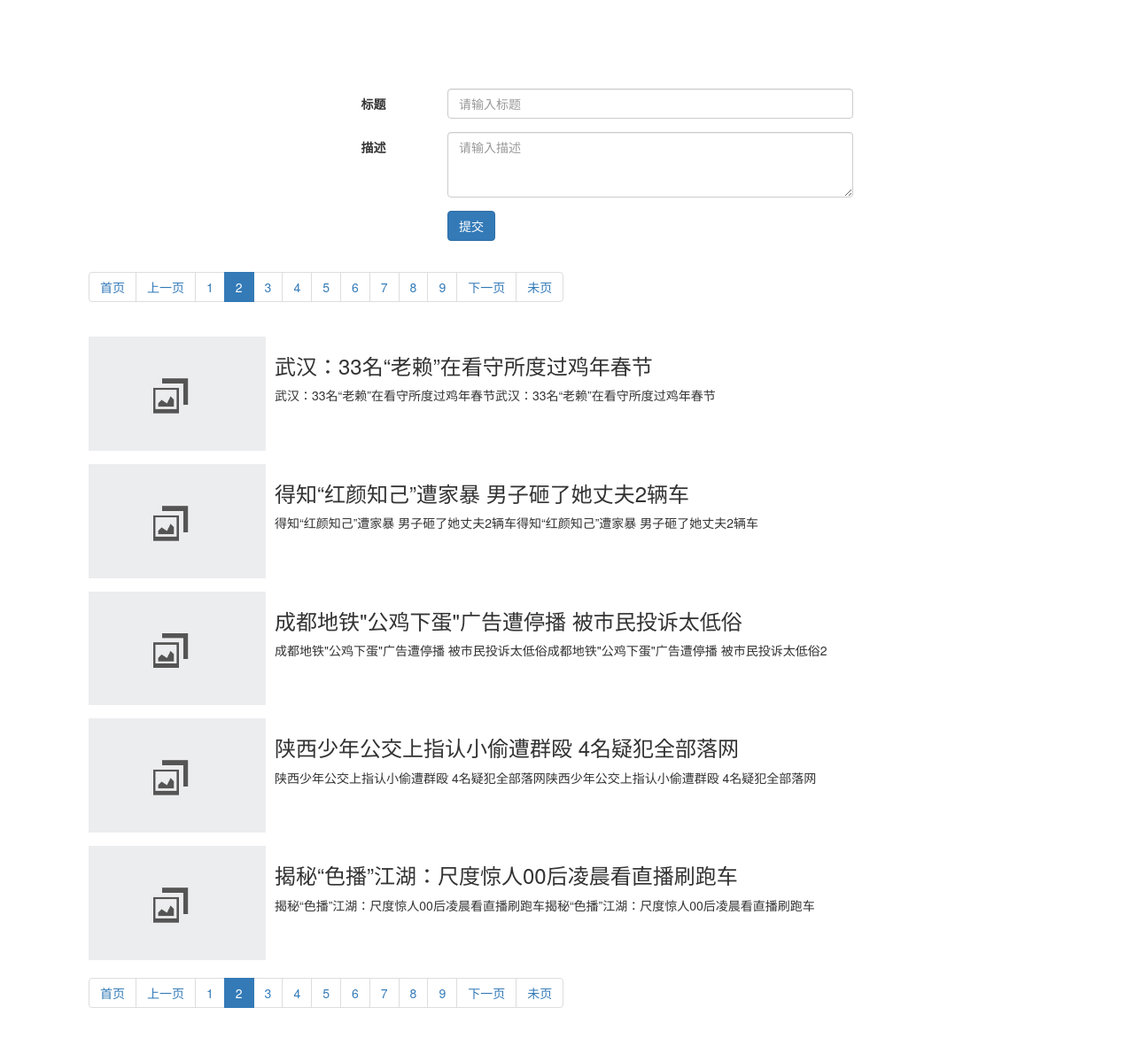
Page /?p=2 on the committed database.
### tables this page shows
CREATE TABLE `message` (
  `message_id` int(10) unsigned NOT NULL AUTO_INCREMENT,
  `title` varchar(200) NOT NULL DEFAULT '',
  `content` text NOT NULL,
  `addtime` int(11) NOT NULL,
  `img` varchar(200) NOT NULL,
  `cat_id` int(11) NOT NULL,
  PRIMARY KEY (`message_id`)
);

### lib/Mysql.class.php (called while the page is built, shortened)
<?php
	class Mysql {
		private $dbHost;
		private $dbUser;
		private $dbPwd;
		private $dbName;
		public function __construct($h,$u,$p,$db) {
			$this->dbHost = $h;
			$this->dbUser = $u;
			$this->dbPwd = $p;
			$this->dbName = $db;
		}
		public function connect() {
			return mysql_connect($this->dbHost,$this->dbUser,$this->dbPwd,$this->dbName);
		}
		public function query($sql) {
			return mysql_query($sql);
		}
		public function getAll($sql) {
			$res = $this->query($sql);
			$list = array();
			while ($row = mysql_fetch_assoc($res)) {
				$list[] = $row;
			}
			return $list;
		}
		public function getCol($sql) {
			$res = $this->query($sql);
			$row = mysql_fetch_row($res);
			return $row[0];
		}
	}
	$mysql = new Mysql('localhost','root','root','php');
 ?>

### model/MsgModel.class.php (called while the page is built, shortened)
<?php
	class MsgModel {
		private $db;
		public function __construct($dbObj) {
			$this->db = $dbObj;
		}
		public function getMsgList($p,$pagesize) {
			$sql = "SELECT m.*,c.`cat_name`,c.`pid` FROM message AS m LEFT JOIN category AS c ON m.cat_id = c.cat_id ORDER BY m.message_id DESC limit " . ($p-1) * $pagesize . " , " . $pagesize;
			return $this->db->getAll($sql);
		}
	}
 ?>

### index.php (the view, shortened to what this page needs)
<!DOCTYPE html>
<html lang="en">
<head>
<link rel="stylesheet" href="https://cdn.bootcss.com/bootstrap/3.3.7/css/bootstrap.min.css">
</head>
<body>
	<?php
		require('./lib/Mysql.class.php');
		require('./model/MsgModel.class.php');
		require('./admin/lib.php');
		$MsgModel = new MsgModel($mysql);
	 ?>
	<div class="container">
		<div class="row">
			<div class="col-md-6 col-md-push-3">
				<form action="" method="POST" role="form" class="form-horizontal">
					<div class="form-group">
						<div class="col-md-2">
							<label for="title" class="control-label">标题</label>
						</div>
						<div class="col-md-10">
							<input type="text" name="title" class="form-control" placeholder="请输入标题">
						</div>
					</div>
					<div class="form-group">
						<div class="col-md-2">
							<label for="content" class="control-label">描述</label>
						</div>
						<div class="col-md-10">
							<textarea name="content" class="form-control" rows="3" placeholder="请输入描述"></textarea>
						</div>
					</div>
					<div class="form-group">
						<div class="col-md-10 col-md-offset-2">
							<button type="submit" class="btn btn-primary">提交</button>
						</div>
					</div>
				</form>
			</div>
		</div>
		<div class="row">
			<?php
				$total = $mysql->getCol("select count(*) as total from message");
				$pagesize = 5;
				$page = ceil($total / $pagesize);
				$p = isset($_GET['p']) ? intval($_GET['p']) : 1;
				$msgList = $MsgModel->getMsgList($p,$pagesize);
			?>
			<?php
				echo showpage($p,$page);
			 ?>
			<?php
				if (!empty($msgList)) {
					foreach ($msgList as $v) {
			?>
				<div class="media">
						<?php
							if (!empty($v["img"]) && file_exists("./upload/" . $v["img"])) {
						?>
							<a class="pull-left" href="detail.php?id=<?php echo $v["message_id"]?>"><img class="media-object" style="width:200px;height:150px;" src="upload/<?php echo $v['img']?>" alt=""></a>
						<?php
							} else {
						?>
							<a class="pull-left" href="detail.php?id=<?php echo $v["message_id"]?>"><img class="media-object" style="width:200px;" src="images/nopic.jpg" alt=""></a>
						<?php
							}
						 ?>
					<div class="media-body">
						<h3><?php echo $v['title'] ?></h3>
						<div class="cnt"><?php
						 echo mb_substr(strip_tags(htmlspecialchars_decode($v['content'])), 0,360,'utf-8')?></div>
					</div>
				</div>
			<?php
					}
				}
			 ?>
			<?php
				echo showpage($p,$page);
			 ?>
		</div>
	</div>
</body>
</html>

### index.php (style rules this page uses)
body { padding:100px; }

### rows in the picture
message: title "武汉：33名“老赖”在看守所度过鸡年春节", content "武汉：33名“老赖”在看守所度过鸡年春节武汉：33名“老赖”在看守所度过鸡年春节"
message: title "得知“红颜知己”遭家暴 男子砸了她丈夫2辆车", content "得知“红颜知己”遭家暴 男子砸了她丈夫2辆车得知“红颜知己”遭家暴 男子砸了她丈夫2辆车"
message: title "成都地铁\"公鸡下蛋\"广告遭停播 被市民投诉太低俗", content "成都地铁\"公鸡下蛋\"广告遭停播 被市民投诉太低俗成都地铁\"公鸡下蛋\"广告遭停播 被市民投诉太低俗2"
message: title "陕西少年公交上指认小偷遭群殴 4名疑犯全部落网", content "陕西少年公交上指认小偷遭群殴 4名疑犯全部落网陕西少年公交上指认小偷遭群殴 4名疑犯全部落网"
message: title "揭秘“色播”江湖：尺度惊人00后凌晨看直播刷跑车", content "揭秘“色播”江湖：尺度惊人00后凌晨看直播刷跑车揭秘“色播”江湖：尺度惊人00后凌晨看直播刷跑车"
